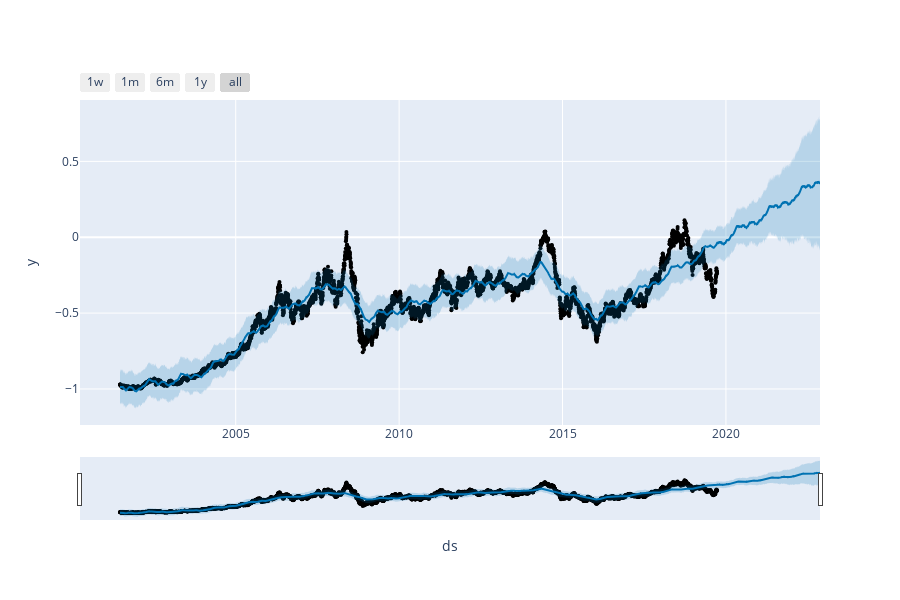

The code cell stored with this chart in its notebook:
### Code cell
future_dates=prophet.make_future_dataframe(periods=len(test_df))
predictions=prophet.predict(future_dates)
plot_plotly(prophet, predictions)

### Figure 1 — Plotly figure (JSON) as saved in the notebook; plotly's stock layout.template omitted (floating-point values rounded to 4 significant figures; data arrays with more than 128 entries replaced by an {"elided": "..."} marker saying what was removed)
{"data": [{"marker": {"color": "black", "size": 4}, "mode": "markers", "name": "Actual", "type": "scatter", "x": {"elided": "4596 str values"}, "y": {"elided": "4596 float values"}}, {"hoverinfo": "skip", "line": {"width": 0}, "mode": "lines", "type": "scatter", "x": {"elided": "5746 str values"}, "y": {"elided": "5746 float values"}}, {"fill": "tonexty", "fillcolor": "rgba(0, 114, 178, 0.2)", "line": {"color": "#0072B2", "width": 2}, "mode": "lines", "name": "Predicted", "type": "scatter", "x": {"elided": "5746 str values"}, "y": {"elided": "5746 float values"}}, {"fill": "tonexty", "fillcolor": "rgba(0, 114, 178, 0.2)", "hoverinfo": "skip", "line": {"width": 0}, "mode": "lines", "type": "scatter", "x": {"elided": "5746 str values"}, "y": {"elided": "5746 float values"}}], "layout": {"height": 600, "showlegend": false, "width": 900, "xaxis": {"rangeselector": {"buttons": [{"count": 7, "label": "1w", "step": "day", "stepmode": "backward"}, {"count": 1, "label": "1m", "step": "month", "stepmode": "backward"}, {"count": 6, "label": "6m", "step": "month", "stepmode": "backward"}, {"count": 1, "label": "1y", "step": "year", "stepmode": "backward"}, {"step": "all"}]}, "rangeslider": {"visible": true}, "title": {"text": "ds"}, "type": "date"}, "yaxis": {"title": {"text": "y"}}}}
